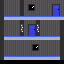

The image is a tile-based game level rendered from a .tmx file. Its description and complete source (layers, tilesets, objects, tile grids) follow:
An orthogonal 16x16 tile map with 4x4 px tiles, 2 tile layers (background, foreground).

<map version="1.0" orientation="orthogonal" renderorder="left-down" width="16" height="16" tilewidth="4" tileheight="4" nextobjectid="7">
 <tileset firstgid="1" name="experiment-tiles" tilewidth="4" tileheight="4" tilecount="16" columns="4">
  <image source="indoor-tiles.png" width="16" height="16" />
  <tile id="0">
   <properties>
    <property name="solid" type="bool" value="true" />
   </properties>
  </tile>
  <tile id="14">
   <properties>
    <property name="solid" type="bool" value="true" />
   </properties>
  </tile>
 </tileset>
 <layer name="background" width="16" height="16">
  <data encoding="csv">
0,4,4,4,4,4,4,4,4,4,4,4,4,4,4,4,
0,4,4,4,4,4,4,5,6,4,4,4,4,9,10,4,
0,4,4,4,4,4,4,7,8,4,4,4,4,11,12,4,
4,4,4,4,4,4,4,4,4,4,4,4,4,11,16,4,
0,4,4,4,4,4,4,4,4,4,4,4,4,4,4,4,
0,4,4,4,4,15,4,4,4,15,4,4,4,4,4,0,
0,4,4,4,4,13,4,9,10,13,4,4,4,4,4,4,
0,4,4,4,4,13,4,11,12,13,4,4,4,4,4,4,
0,4,4,4,4,4,4,11,16,4,4,4,4,4,4,0,
0,4,4,4,4,4,4,4,4,4,4,4,4,4,4,0,
0,4,4,4,4,4,4,4,4,4,4,4,4,4,4,0,
0,4,4,4,4,4,4,4,5,6,4,4,4,4,4,0,
0,4,4,4,4,4,4,4,7,8,4,4,4,4,4,0,
0,4,4,4,4,4,4,4,4,4,4,4,4,4,4,0,
15,15,15,15,15,15,15,15,15,15,15,3,3,3,0,0,
0,0,0,0,0,0,0,0,0,0,0,0,0,0,0,0
</data>
 </layer>
 <layer name="foreground" width="16" height="16">
  <properties>
   <property name="solid" type="bool" value="true" />
  </properties>
  <data encoding="csv">
15,0,0,0,0,15,0,0,0,0,0,0,0,0,0,0,
15,0,0,0,0,15,0,0,0,0,0,0,0,0,0,0,
15,0,0,0,0,15,0,0,0,0,0,0,0,0,0,0,
15,0,0,0,0,15,0,0,0,0,0,0,0,0,0,0,
15,1,1,1,1,1,1,1,1,1,1,1,1,1,1,1,
15,0,0,0,0,0,0,0,0,0,0,0,0,0,0,15,
15,0,0,0,0,0,0,0,0,0,0,0,0,0,0,15,
15,0,0,0,0,0,0,0,0,0,0,0,0,0,0,15,
15,0,0,0,0,15,0,0,0,15,0,0,0,0,0,15,
15,1,1,1,1,1,1,1,1,1,1,1,1,1,1,15,
15,0,0,0,0,0,0,0,0,0,0,0,0,0,0,15,
15,0,0,0,0,0,0,0,0,0,0,0,0,0,0,15,
15,0,0,0,0,0,0,0,0,0,0,0,0,0,0,15,
15,0,0,0,0,0,0,0,0,0,0,0,0,0,0,15,
15,1,1,1,1,1,1,1,1,1,1,1,1,1,1,15,
0,0,0,0,0,0,0,0,0,0,0,0,0,0,0,0
</data>
 </layer>
</map>
